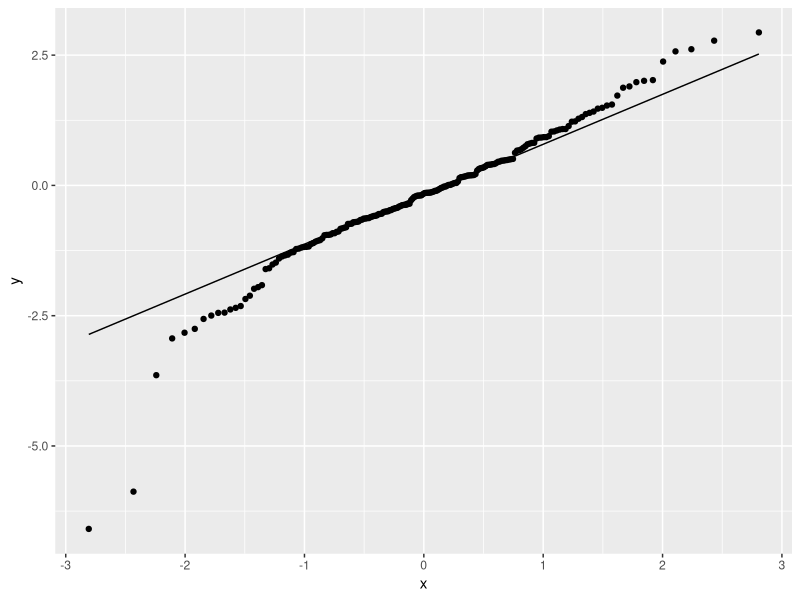
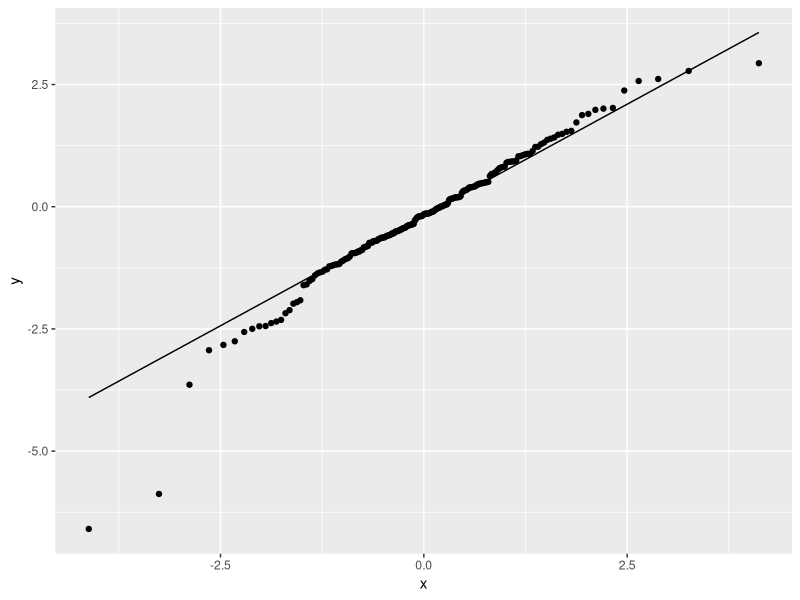
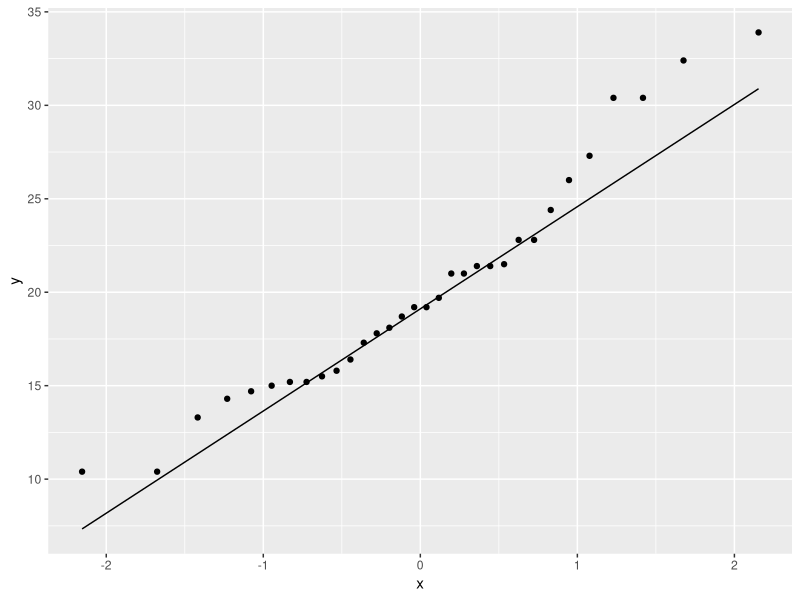
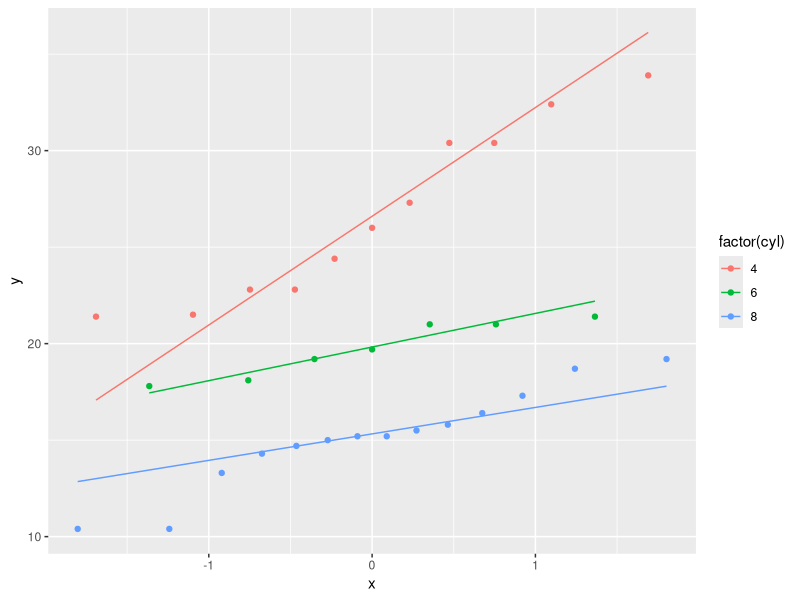

Generate these figures, in order, with R:
# r2py crawler metadata
# package: ggplot2
# source_type: rd_example
# topic: geom_qq.Rd
# source_file: C:\Users\bened\AppData\Local\R\win-library\4.5\ggplot2\help
# lines: 22

suppressPackageStartupMessages(library(ggplot2))
df <- data.frame(y = rt(200, df = 5))
p <- ggplot(df, aes(sample = y))
p + stat_qq() + stat_qq_line()

# Use fitdistr from MASS to estimate distribution params:
# if (requireNamespace("MASS", quietly = TRUE)) {
#   params <- as.list(MASS::fitdistr(df$y, "t")$estimate)
# }
# Here, we use pre-computed params
params <- list(m = -0.02505057194115, s = 1.122568610124, df = 6.63842653897)
ggplot(df, aes(sample = y)) +
  stat_qq(distribution = qt, dparams = params["df"]) +
  stat_qq_line(distribution = qt, dparams = params["df"])

# Using to explore the distribution of a variable
ggplot(mtcars, aes(sample = mpg)) +
  stat_qq() +
  stat_qq_line()
ggplot(mtcars, aes(sample = mpg, colour = factor(cyl))) +
  stat_qq() +
  stat_qq_line()
